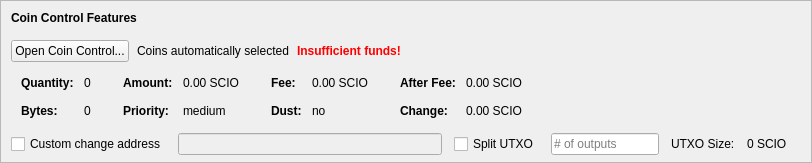
    <widget class="QFrame" name="frameCoinControl">
     <property name="sizePolicy">
      <sizepolicy hsizetype="Expanding" vsizetype="Expanding">
       <horstretch>0</horstretch>
       <verstretch>0</verstretch>
      </sizepolicy>
     </property>
     <property name="maximumSize">
      <size>
       <width>16777215</width>
       <height>16777215</height>
      </size>
     </property>
     <property name="frameShape">
      <enum>QFrame::StyledPanel</enum>
     </property>
     <property name="frameShadow">
      <enum>QFrame::Sunken</enum>
     </property>
     <layout class="QVBoxLayout" name="verticalLayoutCoinControl2">
      <property name="spacing">
       <number>0</number>
      </property>
      <property name="leftMargin">
       <number>0</number>
      </property>
      <property name="topMargin">
       <number>0</number>
      </property>
      <property name="rightMargin">
       <number>0</number>
      </property>
      <property name="bottomMargin">
       <number>6</number>
      </property>
      <item>
       <layout class="QVBoxLayout" name="verticalLayoutCoinControl" stretch="0,0,0,0,1">
        <property name="spacing">
         <number>0</number>
        </property>
        <property name="leftMargin">
         <number>10</number>
        </property>
        <property name="topMargin">
         <number>10</number>
        </property>
        <item>
         <layout class="QHBoxLayout" name="horizontalLayoutCoinControl1">
          <property name="bottomMargin">
           <number>15</number>
          </property>
          <item>
           <widget class="QLabel" name="labelCoinControlFeatures">
            <property name="sizePolicy">
             <sizepolicy hsizetype="Preferred" vsizetype="Maximum">
              <horstretch>0</horstretch>
              <verstretch>0</verstretch>
             </sizepolicy>
            </property>
            <property name="font">
             <font>
              <weight>75</weight>
              <bold>true</bold>
             </font>
            </property>
            <property name="styleSheet">
             <string notr="true">font-weight:bold;</string>
            </property>
            <property name="text">
             <string>Coin Control Features</string>
            </property>
           </widget>
          </item>
         </layout>
        </item>
        <item>
         <layout class="QHBoxLayout" name="horizontalLayoutCoinControl2" stretch="0,0,0,0">
          <property name="spacing">
           <number>8</number>
          </property>
          <property name="bottomMargin">
           <number>10</number>
          </property>
          <item>
           <widget class="QPushButton" name="pushButtonCoinControl">
            <property name="styleSheet">
             <string notr="true"/>
            </property>
            <property name="text">
             <string>Open Coin Control...</string>
            </property>
            <property name="autoDefault">
             <bool>false</bool>
            </property>
           </widget>
          </item>
          <item>
           <widget class="QLabel" name="labelCoinControlAutomaticallySelected">
            <property name="text">
             <string>Coins automatically selected</string>
            </property>
            <property name="margin">
             <number>5</number>
            </property>
           </widget>
          </item>
          <item>
           <widget class="QLabel" name="labelCoinControlInsuffFunds">
            <property name="font">
             <font>
              <weight>75</weight>
              <bold>true</bold>
             </font>
            </property>
            <property name="styleSheet">
             <string notr="true">color:red;font-weight:bold;</string>
            </property>
            <property name="text">
             <string>Insufficient funds!</string>
            </property>
            <property name="margin">
             <number>5</number>
            </property>
           </widget>
          </item>
          <item>
           <spacer name="horizontalSpacerCoinControl">
            <property name="orientation">
             <enum>Qt::Horizontal</enum>
            </property>
            <property name="sizeHint" stdset="0">
             <size>
              <width>40</width>
              <height>1</height>
             </size>
            </property>
           </spacer>
          </item>
         </layout>
        </item>
        <item>
         <widget class="QWidget" name="widgetCoinControl" native="true">
          <property name="sizePolicy">
           <sizepolicy hsizetype="Preferred" vsizetype="Preferred">
            <horstretch>0</horstretch>
            <verstretch>0</verstretch>
           </sizepolicy>
          </property>
          <property name="minimumSize">
           <size>
            <width>0</width>
            <height>0</height>
           </size>
          </property>
          <property name="styleSheet">
           <string notr="true"/>
          </property>
          <layout class="QHBoxLayout" name="horizontalLayoutCoinControl5">
           <property name="leftMargin">
            <number>0</number>
           </property>
           <property name="topMargin">
            <number>0</number>
           </property>
           <property name="rightMargin">
            <number>0</number>
           </property>
           <property name="bottomMargin">
            <number>0</number>
           </property>
           <item>
            <layout class="QHBoxLayout" name="horizontalLayoutCoinControl3" stretch="0,0,0,1">
             <property name="spacing">
              <number>20</number>
             </property>
             <property name="topMargin">
              <number>0</number>
             </property>
             <property name="bottomMargin">
              <number>10</number>
             </property>
             <item>
              <layout class="QFormLayout" name="formLayoutCoinControl1">
               <property name="horizontalSpacing">
                <number>10</number>
               </property>
               <property name="verticalSpacing">
                <number>14</number>
               </property>
               <property name="leftMargin">
                <number>10</number>
               </property>
               <property name="topMargin">
                <number>4</number>
               </property>
               <property name="rightMargin">
                <number>6</number>
               </property>
               <item row="0" column="0">
                <widget class="QLabel" name="labelCoinControlQuantityText">
                 <property name="font">
                  <font>
                   <weight>75</weight>
                   <bold>true</bold>
                  </font>
                 </property>
                 <property name="text">
                  <string>Quantity:</string>
                 </property>
                 <property name="margin">
                  <number>0</number>
                 </property>
                </widget>
               </item>
               <item row="0" column="1">
                <widget class="QLabel" name="labelCoinControlQuantity">
                 <property name="cursor">
                  <cursorShape>IBeamCursor</cursorShape>
                 </property>
                 <property name="contextMenuPolicy">
                  <enum>Qt::ActionsContextMenu</enum>
                 </property>
                 <property name="text">
                  <string notr="true">0</string>
                 </property>
                 <property name="margin">
                  <number>0</number>
                 </property>
                 <property name="textInteractionFlags">
                  <set>Qt::LinksAccessibleByMouse|Qt::TextSelectableByKeyboard|Qt::TextSelectableByMouse</set>
                 </property>
                </widget>
               </item>
               <item row="1" column="0">
                <widget class="QLabel" name="labelCoinControlBytesText">
                 <property name="font">
                  <font>
                   <weight>75</weight>
                   <bold>true</bold>
                  </font>
                 </property>
                 <property name="text">
                  <string>Bytes:</string>
                 </property>
                </widget>
               </item>
               <item row="1" column="1">
                <widget class="QLabel" name="labelCoinControlBytes">
                 <property name="cursor">
                  <cursorShape>IBeamCursor</cursorShape>
                 </property>
                 <property name="contextMenuPolicy">
                  <enum>Qt::ActionsContextMenu</enum>
                 </property>
                 <property name="text">
                  <string notr="true">0</string>
                 </property>
                 <property name="textInteractionFlags">
                  <set>Qt::LinksAccessibleByMouse|Qt::TextSelectableByKeyboard|Qt::TextSelectableByMouse</set>
                 </property>
                </widget>
               </item>
              </layout>
             </item>
             <item>
              <layout class="QFormLayout" name="formLayoutCoinControl2">
               <property name="horizontalSpacing">
                <number>10</number>
               </property>
               <property name="verticalSpacing">
                <number>14</number>
               </property>
               <property name="leftMargin">
                <number>6</number>
               </property>
               <property name="topMargin">
                <number>4</number>
               </property>
               <property name="rightMargin">
                <number>6</number>
               </property>
               <item row="0" column="0">
                <widget class="QLabel" name="labelCoinControlAmountText">
                 <property name="font">
                  <font>
                   <weight>75</weight>
                   <bold>true</bold>
                  </font>
                 </property>
                 <property name="text">
                  <string>Amount:</string>
                 </property>
                 <property name="margin">
                  <number>0</number>
                 </property>
                </widget>
               </item>
               <item row="0" column="1">
                <widget class="QLabel" name="labelCoinControlAmount">
                 <property name="cursor">
                  <cursorShape>IBeamCursor</cursorShape>
                 </property>
                 <property name="contextMenuPolicy">
                  <enum>Qt::ActionsContextMenu</enum>
                 </property>
                 <property name="text">
                  <string notr="true">0.00 SCIO</string>
                 </property>
                 <property name="textInteractionFlags">
                  <set>Qt::LinksAccessibleByMouse|Qt::TextSelectableByKeyboard|Qt::TextSelectableByMouse</set>
                 </property>
                </widget>
               </item>
               <item row="1" column="0">
                <widget class="QLabel" name="labelCoinControlPriorityText">
                 <property name="font">
                  <font>
                   <weight>75</weight>
                   <bold>true</bold>
                  </font>
                 </property>
                 <property name="text">
                  <string>Priority:</string>
                 </property>
                </widget>
               </item>
               <item row="1" column="1">
                <widget class="QLabel" name="labelCoinControlPriority">
                 <property name="cursor">
                  <cursorShape>IBeamCursor</cursorShape>
                 </property>
                 <property name="contextMenuPolicy">
                  <enum>Qt::ActionsContextMenu</enum>
                 </property>
                 <property name="text">
                  <string>medium</string>
                 </property>
                 <property name="textInteractionFlags">
                  <set>Qt::LinksAccessibleByMouse|Qt::TextSelectableByKeyboard|Qt::TextSelectableByMouse</set>
                 </property>
                </widget>
               </item>
              </layout>
             </item>
             <item>
              <layout class="QFormLayout" name="formLayoutCoinControl3">
               <property name="horizontalSpacing">
                <number>10</number>
               </property>
               <property name="verticalSpacing">
                <number>14</number>
               </property>
               <property name="leftMargin">
                <number>6</number>
               </property>
               <property name="topMargin">
                <number>4</number>
               </property>
               <property name="rightMargin">
                <number>6</number>
               </property>
               <item row="0" column="0">
                <widget class="QLabel" name="labelCoinControlFeeText">
                 <property name="font">
                  <font>
                   <weight>75</weight>
                   <bold>true</bold>
                  </font>
                 </property>
                 <property name="text">
                  <string>Fee:</string>
                 </property>
                 <property name="margin">
                  <number>0</number>
                 </property>
                </widget>
               </item>
               <item row="0" column="1">
                <widget class="QLabel" name="labelCoinControlFee">
                 <property name="cursor">
                  <cursorShape>IBeamCursor</cursorShape>
                 </property>
                 <property name="contextMenuPolicy">
                  <enum>Qt::ActionsContextMenu</enum>
                 </property>
                 <property name="text">
                  <string notr="true">0.00 SCIO</string>
                 </property>
                 <property name="textInteractionFlags">
                  <set>Qt::LinksAccessibleByMouse|Qt::TextSelectableByKeyboard|Qt::TextSelectableByMouse</set>
                 </property>
                </widget>
               </item>
               <item row="1" column="0">
                <widget class="QLabel" name="labelCoinControlLowOutputText">
                 <property name="font">
                  <font>
                   <weight>75</weight>
                   <bold>true</bold>
                  </font>
                 </property>
                 <property name="text">
                  <string>Dust:</string>
                 </property>
                </widget>
               </item>
               <item row="1" column="1">
                <widget class="QLabel" name="labelCoinControlLowOutput">
                 <property name="cursor">
                  <cursorShape>IBeamCursor</cursorShape>
                 </property>
                 <property name="contextMenuPolicy">
                  <enum>Qt::ActionsContextMenu</enum>
                 </property>
                 <property name="text">
                  <string>no</string>
                 </property>
                 <property name="textInteractionFlags">
                  <set>Qt::LinksAccessibleByMouse|Qt::TextSelectableByKeyboard|Qt::TextSelectableByMouse</set>
                 </property>
                </widget>
               </item>
              </layout>
             </item>
             <item>
              <layout class="QFormLayout" name="formLayoutCoinControl4">
               <property name="horizontalSpacing">
                <number>10</number>
               </property>
               <property name="verticalSpacing">
                <number>14</number>
               </property>
               <property name="leftMargin">
                <number>6</number>
               </property>
               <property name="topMargin">
                <number>4</number>
               </property>
               <property name="rightMargin">
                <number>6</number>
               </property>
               <item row="0" column="0">
                <widget class="QLabel" name="labelCoinControlAfterFeeText">
                 <property name="font">
                  <font>
                   <weight>75</weight>
                   <bold>true</bold>
                  </font>
                 </property>
                 <property name="text">
                  <string>After Fee:</string>
                 </property>
                 <property name="margin">
                  <number>0</number>
                 </property>
                </widget>
               </item>
               <item row="0" column="1">
                <widget class="QLabel" name="labelCoinControlAfterFee">
                 <property name="cursor">
                  <cursorShape>IBeamCursor</cursorShape>
                 </property>
                 <property name="contextMenuPolicy">
                  <enum>Qt::ActionsContextMenu</enum>
                 </property>
                 <property name="text">
                  <string notr="true">0.00 SCIO</string>
                 </property>
                 <property name="textInteractionFlags">
                  <set>Qt::LinksAccessibleByMouse|Qt::TextSelectableByKeyboard|Qt::TextSelectableByMouse</set>
                 </property>
                </widget>
               </item>
               <item row="1" column="0">
                <widget class="QLabel" name="labelCoinControlChangeText">
                 <property name="font">
                  <font>
                   <weight>75</weight>
                   <bold>true</bold>
                  </font>
                 </property>
                 <property name="text">
                  <string>Change:</string>
                 </property>
                </widget>
               </item>
               <item row="1" column="1">
                <widget class="QLabel" name="labelCoinControlChange">
                 <property name="cursor">
                  <cursorShape>IBeamCursor</cursorShape>
                 </property>
                 <property name="contextMenuPolicy">
                  <enum>Qt::ActionsContextMenu</enum>
                 </property>
                 <property name="text">
                  <string notr="true">0.00 SCIO</string>
                 </property>
                 <property name="textInteractionFlags">
                  <set>Qt::LinksAccessibleByMouse|Qt::TextSelectableByKeyboard|Qt::TextSelectableByMouse</set>
                 </property>
                </widget>
               </item>
              </layout>
             </item>
            </layout>
           </item>
          </layout>
         </widget>
        </item>
        <item>
         <layout class="QHBoxLayout" name="horizontalLayoutCoinControl4" stretch="0,0,0,0,0,0,0">
          <property name="spacing">
           <number>12</number>
          </property>
          <property name="sizeConstraint">
           <enum>QLayout::SetDefaultConstraint</enum>
          </property>
          <property name="topMargin">
           <number>5</number>
          </property>
          <property name="rightMargin">
           <number>5</number>
          </property>
          <item>
           <widget class="QCheckBox" name="checkBoxCoinControlChange">
            <property name="toolTip">
             <string>If this is activated, but the change address is empty or invalid, change will be sent to a newly generated address.</string>
            </property>
            <property name="text">
             <string>Custom change address</string>
            </property>
           </widget>
          </item>
          <item>
           <widget class="QValidatedLineEdit" name="lineEditCoinControlChange">
            <property name="enabled">
             <bool>false</bool>
            </property>
            <property name="sizePolicy">
             <sizepolicy hsizetype="Expanding" vsizetype="Fixed">
              <horstretch>0</horstretch>
              <verstretch>0</verstretch>
             </sizepolicy>
            </property>
           </widget>
          </item>
          <item>
           <widget class="QCheckBox" name="splitBlockCheckBox">
            <property name="text">
             <string>Split UTXO</string>
            </property>
           </widget>
          </item>
          <item>
           <widget class="QLineEdit" name="splitBlockLineEdit">
            <property name="sizePolicy">
             <sizepolicy hsizetype="Fixed" vsizetype="Fixed">
              <horstretch>50</horstretch>
              <verstretch>0</verstretch>
             </sizepolicy>
            </property>
            <property name="placeholderText">
             <string># of outputs</string>
            </property>
           </widget>
          </item>
          <item>
           <widget class="QLabel" name="labelBlockSizeText">
            <property name="text">
             <string>UTXO Size:</string>
            </property>
           </widget>
          </item>
          <item>
           <widget class="QLabel" name="labelBlockSize">
            <property name="text">
             <string>0 SCIO</string>
            </property>
           </widget>
          </item>
          <item>
           <widget class="QLabel" name="labelCoinControlChangeLabel">
            <property name="sizePolicy">
             <sizepolicy hsizetype="Preferred" vsizetype="Expanding">
              <horstretch>0</horstretch>
              <verstretch>0</verstretch>
             </sizepolicy>
            </property>
            <property name="minimumSize">
             <size>
              <width>0</width>
              <height>0</height>
             </size>
            </property>
            <property name="text">
             <string/>
            </property>
            <property name="margin">
             <number>3</number>
            </property>
           </widget>
          </item>
         </layout>
        </item>
        <item>
         <spacer name="verticalSpacerCoinControl">
          <property name="orientation">
           <enum>Qt::Vertical</enum>
          </property>
          <property name="sizeHint" stdset="0">
           <size>
            <width>800</width>
            <height>1</height>
           </size>
          </property>
         </spacer>
        </item>
       </layout>
      </item>
     </layout>
    </widget>
